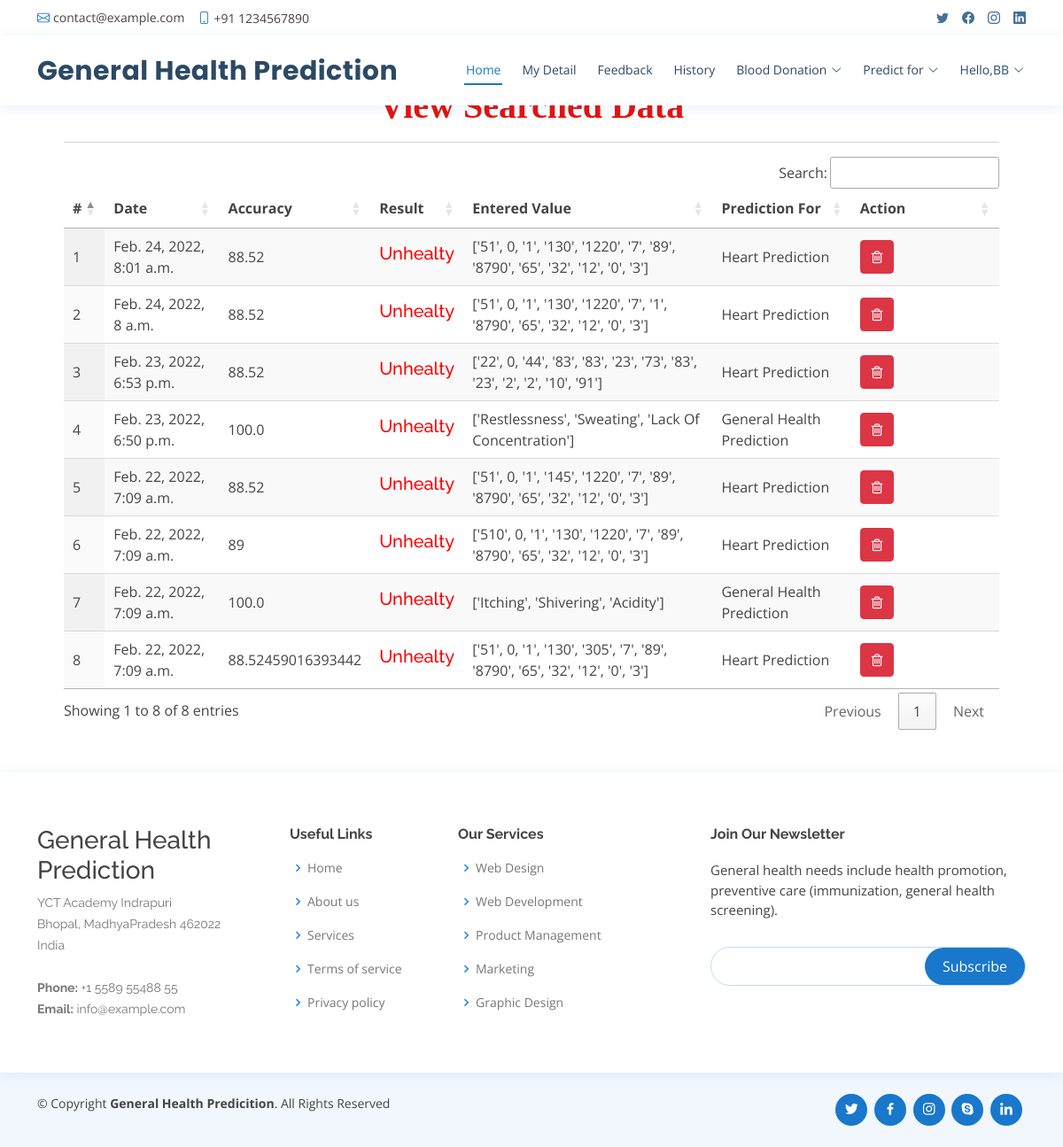
Screenshot of /view_search_pat (signed in) with the database file from the repository.
### healthapp/models.py (models this page shows, shortened)
class Search_Data(models.Model):
    patient = models.ForeignKey(Patient, on_delete=models.CASCADE, null=True)
    prediction_accuracy = models.CharField(max_length=100,null=True,blank=True)
    result = models.CharField(max_length=100,null=True,blank=True)
    values_list = models.CharField(max_length=100,null=True,blank=True)
    predict_for = models.CharField(max_length=100,null=True,blank=True)
    created = models.DateTimeField(auto_now=True,null=True)

### healthapp/views.py (the view)
# urls.py: path('view_search_pat', view_search_pat,name="view_search_pat"),
@login_required(login_url="login")
def view_search_pat(request):
    doc = None
    try:
        doc = Doctor.objects.get(user=request.user)
        data = Search_Data.objects.filter(patient__address__icontains=doc.address).order_by('-id')
    except:
        try:
            doc = Patient.objects.get(user=request.user)
            data = Search_Data.objects.filter(patient=doc).order_by('-id')
        except:
            data = Search_Data.objects.all().order_by('-id')
    return render(request,'view_search_pat.html',{'data':data})

### healthapp/templates/view_search_pat.html
{% extends 'index.html' %}
{% load static %}
{% block body %}
<div class="container-fluid" style="width:90%;margin-top:8%">
                    <div class="container-fluid">
                        <h1 align="center" style="font-weight:bold;font-family : 'Monotype Corsiva' ; color : #E6120E ;margin-top:4%">View Searched Data</h1>
                         </div><hr>
                                <table id="example" class="display" style="width:100%">
                                  <thead>
                                    <tr>
                                      <th>#</th>
                                      {% if request.user.patient_set.all.0 %}
                                      <th>Date</th>
                                      {% else %}
                                      <th>Patient Name</th>
                                      {% endif %}
                                      <th>Accuracy</th>
                                      <th>Result</th>
                                      <th>Entered Value</th>
                                      <th>Prediction For</th>
                                      <th>Action</th>
                                  </tr>
                              </thead>
                              <tbody>
                              {% for i in data %}
                                <tr>
                                  <td>{{forloop.counter}}</td>
                                  {% if request.user.patient_set.all.0 %}
                                    <td>{{i.created}}</td>
                                  {% else %}
                                  <td>{{i.patient.user.first_name}} {{i.patient.user.last_name}}</td>
                                  {% endif %}
                                    <td>{{i.prediction_accuracy}}</td>
                                    <td>{% if i.result == "0" %}
                                      <h5 style="color:green">Healty</h5>
                                      {% else %}
                                      <h5 style="color:red">Unhealty</h5>
                                  {% endif %}
                                  </td>
                                  <td>{{i.values_list}}</td>
                                  <td>{{i.predict_for}}</td>
                                  <td style="width:150px">
                                      <a href="/delete_searched/{{i.id}}" ><button class="btn btn-danger" onclick="return confirm('Are you sure?')"><i class="fa fa-trash-o"></i></button></a></td>
                              </tr>
                              {% endfor %}
                          </tbody>
                      </table>
                  </div>
{% endblock %}

### healthapp/templates/index.html (shortened to what this page needs)
<!DOCTYPE html>
<html lang="en">
  {% load static %}
<head>
  <link href="{% static 'vendor/fontawesome-free/css/all.min.css' %}" rel="stylesheet">
  <link href="{% static 'vendor/animate.css/animate.min.css' %}" rel="stylesheet">
  <link href="{% static 'vendor/bootstrap/css/bootstrap.min.css' %}" rel="stylesheet">
  <link href="{% static 'vendor/bootstrap-icons/bootstrap-icons.css' %}" rel="stylesheet">
  <link href="{% static 'vendor/boxicons/css/boxicons.min.css' %}" rel="stylesheet">
  <link href="{% static 'vendor/glightbox/css/glightbox.min.css' %}" rel="stylesheet">
  <link href="{% static 'vendor/remixicon/remixicon.css' %}" rel="stylesheet">
  <link href="{% static 'vendor/swiper/swiper-bundle.min.css' %}" rel="stylesheet">
  <link href="{% static 'css/style.css' %}" rel="stylesheet">
  <link rel="stylesheet" href="https://cdnjs.cloudflare.com/ajax/libs/font-awesome/4.7.0/css/font-awesome.min.css">
  <link rel='stylesheet' type='text/css' href="https://cdn.datatables.net/1.10.21/css/jquery.dataTables.min.css">
  <link rel='stylesheet' type='text/css' href="https://cdn.datatables.net/buttons/1.6.2/css/buttons.dataTables.min.css">
</head>
<body>
  <div id="topbar" class="d-flex align-items-center fixed-top">
    <div class="container d-flex justify-content-between">
      <div class="contact-info d-flex align-items-center">
        <i class="bi bi-envelope"></i> <a href="mailto:contact@example.com">contact@example.com</a>
        <i class="bi bi-phone"></i> +91 1234567890
      </div>
      <div class="d-none d-lg-flex social-links align-items-center">
        <a href="#" class="twitter"><i class="bi bi-twitter"></i></a>
        <a href="#" class="facebook"><i class="bi bi-facebook"></i></a>
        <a href="#" class="instagram"><i class="bi bi-instagram"></i></a>
        <a href="#" class="linkedin"><i class="bi bi-linkedin"></i></i></a>
      </div>
    </div>
  </div>
  <header id="header" class="fixed-top">
    <div class="container d-flex align-items-center">
      <h1 class="logo me-auto"><a href="index.html">General Health Prediction</a></h1>
      {% if request.user.is_staff %}
      <nav id="navbar" class="navbar order-last order-lg-0">
        <ul>
          <li><a class="nav-link scrollto active" href="{% url 'admin_home' %}">Home</a></li>
          <li class="dropdown"><a href="#"><span>Doctor</span> <i class="bi bi-chevron-down"></i></a>
            <ul>
              <li><a href="/add_doctor">Add Doctor</a></li>
              <li><a href="/view_doctor">View Doctor</a></li>
            </ul>
          </li>
          <li><a class="nav-link scrollto" href="/view_patient">Patient</a></li>
          <li><a class="nav-link scrollto" href="/view_search_pat">Searched Data</a></li>
          <li><a class="nav-link scrollto" href="/view_feedback">Feedback</a></li>
          <li class="dropdown"><a href="#"><span>Blood Donation</span> <i class="bi bi-chevron-down"></i></a>
            <ul>
              <li><a href="/request_blood">Request for Blood</a></li>
              <li><a href="/donator_blood">Donate for Blood</a></li>
            </ul>
          </li>
          <li class="dropdown">
            <a href="#" class="appointment-btn scrollto" style="color: #fff;"><span class="d-none d-md-inline">Welcome,</span> {{request.user.username}} <i class="bi bi-chevron-down"></i></a>
            <ul>
              <li><a href="{% url 'change_password' %}">Password</a></li>
              <li><a href="{% url 'logout' %}">Logout</a></li>
            </ul>
          </li>
        </ul>
        <i class="bi bi-list mobile-nav-toggle"></i>
      </nav>
      {% elif request.user.patient_set.all.0 %}
      <nav id="navbar" class="navbar order-last order-lg-0">
        <ul>
          <li><a class="nav-link scrollto active" href="{% url 'patient_home' %}">Home</a></li>
          <li><a class="nav-link scrollto" href="/profile_doctor">My Detail</a></li>
          <li><a class="nav-link scrollto" href="/sent_feedback">Feedback</a></li>
          <li><a class="nav-link scrollto" href="/view_search_pat">History</a></li>
          <li class="dropdown"><a href="#"><span>Blood Donation</span> <i class="bi bi-chevron-down"></i></a>
          </li>
          <li class="dropdown"><a href="#"><span>Predict for</span> <i class="bi bi-chevron-down"></i></a>
          </li>
          <li class="dropdown"><a href="#"><span>Hello,{{request.user.username}}</span> <i class="bi bi-chevron-down"></i></a>
          </li>
        </ul>
      </nav>
      {% endif %}
  </header>
  <div class="mt-5 mb-5" style="margin-top:14%">
  {% block body %}
  {% endblock %}
  </div>
  <footer id="footer">
    <div class="footer-top">
      <div class="container">
        <div class="row">
          <div class="col-lg-3 col-md-6 footer-contact">
            <h3>General Health Prediction</h3>
            <p>
              YCT Academy Indrapuri <br>
              Bhopal, MadhyaPradesh 462022<br>
              India <br><br>
              <strong>Phone:</strong> +1 5589 55488 55<br>
              <strong>Email:</strong> info@example.com<br>
            </p>
          </div>
          <div class="col-lg-2 col-md-6 footer-links">
            <h4>Useful Links</h4>
            <ul>
              <li><i class="bx bx-chevron-right"></i> <a href="#">Home</a></li>
              <li><i class="bx bx-chevron-right"></i> <a href="#">About us</a></li>
              <li><i class="bx bx-chevron-right"></i> <a href="#">Services</a></li>
              <li><i class="bx bx-chevron-right"></i> <a href="#">Terms of service</a></li>
              <li><i class="bx bx-chevron-right"></i> <a href="#">Privacy policy</a></li>
            </ul>
          </div>
          <div class="col-lg-3 col-md-6 footer-links">
            <h4>Our Services</h4>
            <ul>
              <li><i class="bx bx-chevron-right"></i> <a href="#">Web Design</a></li>
              <li><i class="bx bx-chevron-right"></i> <a href="#">Web Development</a></li>
              <li><i class="bx bx-chevron-right"></i> <a href="#">Product Management</a></li>
              <li><i class="bx bx-chevron-right"></i> <a href="#">Marketing</a></li>
              <li><i class="bx bx-chevron-right"></i> <a href="#">Graphic Design</a></li>
            </ul>
          </div>
          <div class="col-lg-4 col-md-6 footer-newsletter">
            <h4>Join Our Newsletter</h4>
            <p>General health needs include health promotion, preventive care (immunization, general health screening).</p>
            <form action="" method="post">
              <input type="email" name="email"><input type="submit" value="Subscribe">
            </form>
          </div>
        </div>
      </div>
    </div>
    <div class="container d-md-flex py-4">
      <div class="me-md-auto text-center text-md-start">
        <div class="copyright">
          &copy; Copyright <strong><span>General Health Predicition</span></strong>. All Rights Reserved
        </div>
        <div class="credits">
        </div>
      </div>
      <div class="social-links text-center text-md-right pt-3 pt-md-0">
        <a href="#" class="twitter"><i class="bx bxl-twitter"></i></a>
        <a href="#" class="facebook"><i class="bx bxl-facebook"></i></a>
        <a href="#" class="instagram"><i class="bx bxl-instagram"></i></a>
        <a href="#" class="google-plus"><i class="bx bxl-skype"></i></a>
        <a href="#" class="linkedin"><i class="bx bxl-linkedin"></i></a>
      </div>
    </div>
  </footer>
</body>
</html>

### healthapp/static/css/style.css (style rules this page uses)
body { font-family: "Open Sans", sans-serif; color: #444444; }
a { color: #1977cc; text-decoration: none; }
h1, h2, h3, h4, h5, h6 { font-family: "Raleway", sans-serif; }
#topbar { background: #fff; height: 40px; font-size: 14px; transition: all 0.5s; z-index: 996; }
#topbar .contact-info a { line-height: 1; color: #444444; transition: 0.3s; }
#topbar .contact-info i { color: #1977cc; padding-right: 4px; margin-left: 15px; line-height: 0; }
#topbar .contact-info i:first-child { margin-left: 0; }
#topbar .social-links a { color: #437099; padding-left: 15px; display: inline-block; line-height: 1px; transition: 0.3s; }
#topbar .social-links a:first-child { border-left: 0; }
#header { background: #fff; transition: all 0.5s; z-index: 997; padding: 15px 0; top: 40px; box-shadow: 0px 2px 15px rgba(25, 119, 204, 0.1); }
#header .logo { font-size: 30px; margin: 0; padding: 0; line-height: 1; font-weight: 700; letter-spacing: 0.5px; font-family: "Poppins", sans-serif; }
#header .logo a { color: #2c4964; }
.navbar { padding: 0; }
.navbar ul { margin: 0; padding: 0; display: flex; list-style: none; align-items: center; }
.navbar li { position: relative; }
.navbar>ul>li { position: relative; white-space: nowrap; padding: 8px 0 8px 20px; }
.navbar a, .navbar a:focus { display: flex; align-items: center; justify-content: space-between; font-size: 14px; color: #2c4964; white-space: nowrap; transition: 0.3s; border-bottom: 2px solid #fff; padding: 5px 2px; }
.navbar a i, .navbar a:focus i { font-size: 12px; line-height: 0; margin-left: 5px; }
.navbar a:hover, .navbar .active, .navbar .active:focus, .navbar li:hover>a { color: #1977cc; border-color: #1977cc; }
#footer { color: #444444; font-size: 14px; background: #f1f7fd; }
#footer .footer-top { padding: 60px 0 30px 0; background: #fff; box-shadow: 0px 2px 15px rgba(25, 119, 204, 0.1); }
#footer .footer-top .footer-contact { margin-bottom: 30px; }
#footer .footer-top .footer-contact p { font-size: 14px; line-height: 24px; margin-bottom: 0; font-family: "Raleway", sans-serif; color: #777777; }
#footer .footer-top h4 { font-size: 16px; font-weight: bold; color: #444444; position: relative; padding-bottom: 12px; }
#footer .footer-top .footer-links { margin-bottom: 30px; }
#footer .footer-top .footer-links ul { list-style: none; padding: 0; margin: 0; }
#footer .footer-top .footer-links ul i { padding-right: 2px; color: #1c84e3; font-size: 18px; line-height: 1; }
#footer .footer-top .footer-links ul li { padding: 10px 0; display: flex; align-items: center; }
#footer .footer-top .footer-links ul li:first-child { padding-top: 0; }
#footer .footer-top .footer-links ul a { color: #777777; transition: 0.3s; display: inline-block; line-height: 1; }
#footer .footer-newsletter { font-size: 15px; }
#footer .footer-newsletter h4 { font-size: 16px; font-weight: bold; color: #444444; position: relative; padding-bottom: 12px; }
#footer .footer-newsletter form { margin-top: 30px; background: #fff; padding: 6px 10px; position: relative; border-radius: 50px; text-align: left; border: 1px solid #bfdcf7; }
#footer .footer-newsletter form input[type=email] { border: 0; padding: 4px 8px; width: calc(100% - 100px); }
#footer .footer-newsletter form input[type=submit] { position: absolute; top: 0; right: 0; bottom: 0; border: 0; background: none; font-size: 16px; padding: 0 20px; background: #1977cc; color: #fff; transition: 0.3s; border-radius: 50px; }
#footer .credits { padding-top: 5px; font-size: 13px; color: #444444; }
#footer .social-links a { font-size: 18px; display: inline-block; background: #1977cc; color: #fff; line-height: 1; padding: 8px 0; margin-right: 4px; border-radius: 50%; text-align: center; width: 36px; height: 36px; transition: 0.3s; }

### rows the page displays
Search_Data: created "Feb. 24, 2022, 8:01 a.m.", prediction_accuracy "88.52", result "Unhealty", values_list "['51', 0, '1', '130', '1220', '7', '89', '8790', '65', '32', '12', '0', '3']", predict_for "Heart Prediction"
Search_Data: created "Feb. 24, 2022, 8 a.m.", prediction_accuracy "88.52", result "Unhealty", values_list "['51', 0, '1', '130', '1220', '7', '1', '8790', '65', '32', '12', '0', '3']", predict_for "Heart Prediction"
Search_Data: created "Feb. 23, 2022, 6:53 p.m.", prediction_accuracy "88.52", result "Unhealty", values_list "['22', 0, '44', '83', '83', '23', '73', '83', '23', '2', '2', '10', '91']", predict_for "Heart Prediction"
Search_Data: created "Feb. 23, 2022, 6:50 p.m.", prediction_accuracy "100.0", result "Unhealty", values_list "['Restlessness', 'Sweating', 'Lack Of Concentration']", predict_for "General Health Prediction"
Search_Data: created "Feb. 22, 2022, 7:09 a.m.", prediction_accuracy "88.52", result "Unhealty", values_list "['51', 0, '1', '145', '1220', '7', '89', '8790', '65', '32', '12', '0', '3']", predict_for "Heart Prediction"
Search_Data: created "Feb. 22, 2022, 7:09 a.m.", prediction_accuracy "89", result "Unhealty", values_list "['510', 0, '1', '130', '1220', '7', '89', '8790', '65', '32', '12', '0', '3']", predict_for "Heart Prediction"
Search_Data: created "Feb. 22, 2022, 7:09 a.m.", prediction_accuracy "100.0", result "Unhealty", values_list "['Itching', 'Shivering', 'Acidity']", predict_for "General Health Prediction"
Search_Data: created "Feb. 22, 2022, 7:09 a.m.", prediction_accuracy "88.52459016393442", result "Unhealty", values_list "['51', 0, '1', '130', '305', '7', '89', '8790', '65', '32', '12', '0', '3']", predict_for "Heart Prediction"

### other values shown
{{ request.user.username }} "BB"
